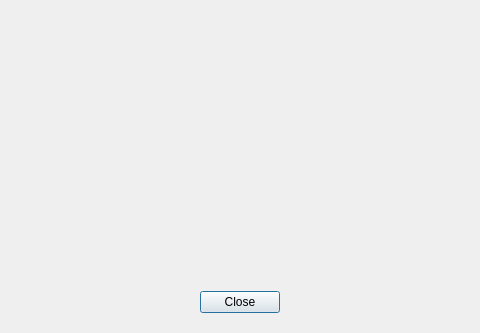
<?xml version="1.0" encoding="UTF-8"?>
<ui version="4.0">
 <class>Dialog</class>
 <widget class="QDialog" name="Dialog">
  <property name="geometry">
   <rect>
    <x>0</x>
    <y>0</y>
    <width>480</width>
    <height>333</height>
   </rect>
  </property>
  <property name="windowTitle">
   <string>Dialog</string>
  </property>
  <layout class="QVBoxLayout" name="verticalLayout" stretch="1,0">
   <item>
    <widget class="QWidget" name="TableWidget" native="true"/>
   </item>
   <item>
    <widget class="QWidget" name="widget" native="true">
     <layout class="QHBoxLayout" name="horizontalLayout">
      <item>
       <spacer name="horizontalSpacer">
        <property name="orientation">
         <enum>Qt::Horizontal</enum>
        </property>
        <property name="sizeHint" stdset="0">
         <size>
          <width>40</width>
          <height>20</height>
         </size>
        </property>
       </spacer>
      </item>
      <item>
       <widget class="QPushButton" name="pushButton">
        <property name="text">
         <string>Close</string>
        </property>
       </widget>
      </item>
      <item>
       <spacer name="horizontalSpacer_2">
        <property name="orientation">
         <enum>Qt::Horizontal</enum>
        </property>
        <property name="sizeHint" stdset="0">
         <size>
          <width>40</width>
          <height>20</height>
         </size>
        </property>
       </spacer>
      </item>
     </layout>
    </widget>
   </item>
  </layout>
 </widget>
 <resources/>
 <connections/>
</ui>
